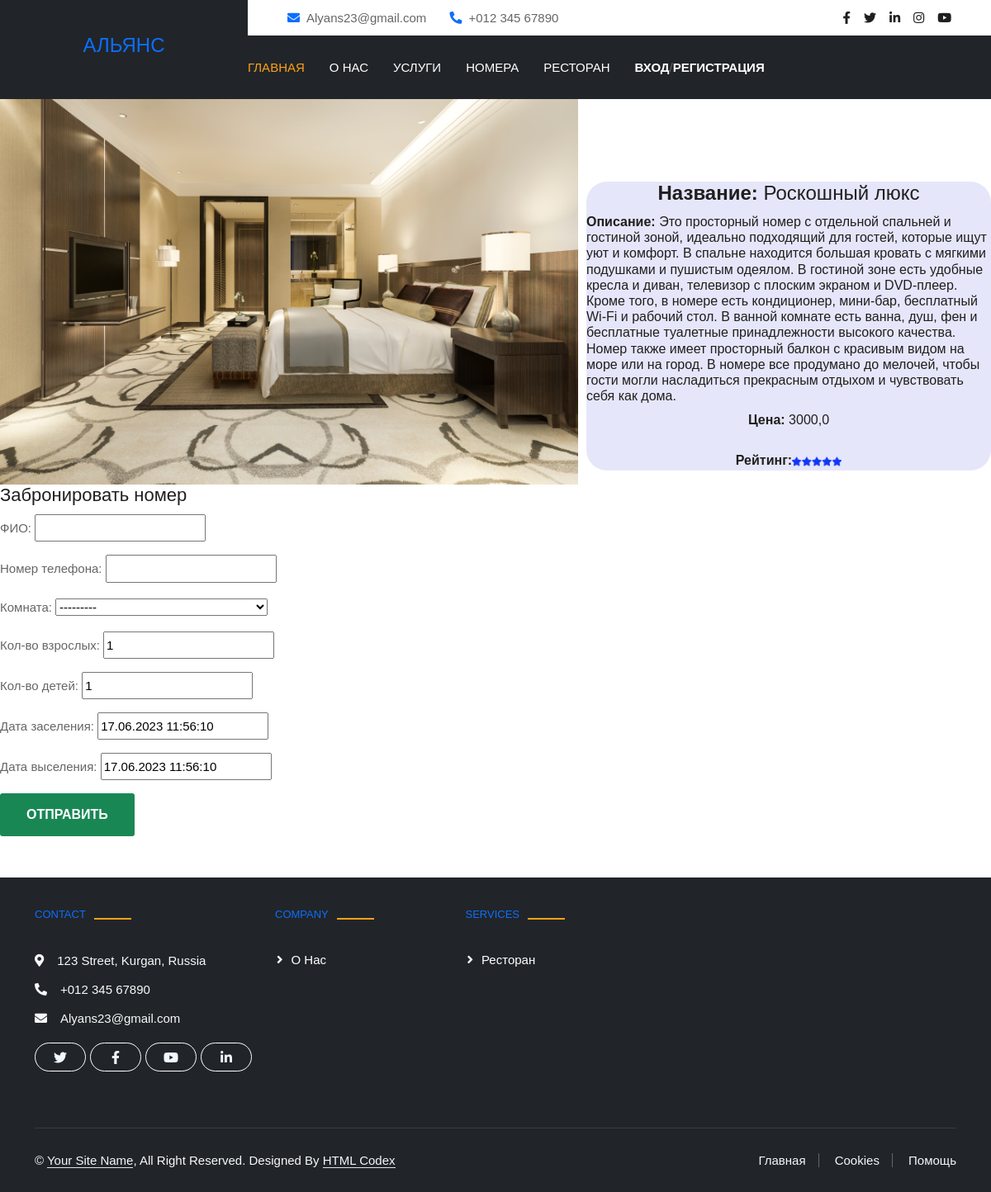
/hostel_app/5/, run on the app's committed database.
### hostel_app/models.py (models this page shows)
class Room(models.Model):
    name = models.CharField(max_length=128, verbose_name="Название")
    description = models.TextField(blank=False, verbose_name="Описание")
    price = models.FloatField(default=1000.0, verbose_name="Цена")
    is_booked = models.BooleanField(default=False, verbose_name="Есть в книге?")
    img = models.ImageField(upload_to="%Y/%m/%d/", verbose_name="Изображение")
    hottest = models.BooleanField(default=False, verbose_name='Является горячим предложением')
    def __str__(self):
        return self.name

### hostel_app/views.py (the view)
# urls.py: path('<int:pk>/', room_id_view, name='details'),
def room_id_view(request, pk):
    pk = get_object_or_404(Room, pk=pk)
    booking = Booking.objects.all()
    if request.method=="POST":
        form = BookingForm(request.POST)
        if form.is_valid():
            booking =  form.save(commit=False)
            booking.rooms = pk
            booking.save()
            form = BookingForm()
    else:
        form = BookingForm()
    context = {"pk": pk,'page':'rooms', 'booking_list':booking, 'form':form}
    return render(request, "rooms_details.html", context)

### hostel_app/forms.py
class BookingForm(forms.ModelForm):
    class Meta:
        model = Booking
        exclude = ('is_checkout','services')

### hostel_app/templates/rooms_details.html (shortened to what this page needs)
{% extends "root.html" %}
{% load static %}
    {% block content %}
    <div class="s0">
<img src={{ pk.img.url }}  width="700" alt="...">
<div class="s1">
  <h1><b>Название:</b> {{ pk.name }}</h1>
 <h4><b>Описание:</b> {{ pk.description }}</h1>
 <h4><b>Цена:</b> {{ pk.price }}</h1>
 <h4><b>Рейтинг:</b><img src="/static/images/rating.png" width="60px"></h1>
 </div>
 </div>
        <h2>Забронировать номер</h2>
    <form method="post">
        {{ form.as_p }}
        <input class="btn btn-success" value="Отправить" type="submit">
    </form>
    {% endblock %}

### static/css/style.css (style rules this page uses)
.s0 { display: flex; }
.s1 { display: flex; width: 50%; height: 350px; background-color: #E6E6FA; border-radius: 25px; flex-direction: column; align-items: center; margin-top: 100px; margin-left: 10px; }
:root { --primary: #FEA116; --light: #F1F8FF; --dark: #0F172B; }
.btn { font-weight: 500; text-transform: uppercase; transition: .5s; }
body { color: #666666; font-size: 15px; font-family: 'Athiti', sans-serif; line-height: 1.80857; }
h1, h2, h3, h4, h5, h6 { letter-spacing: 0; font-weight: normal; position: relative; padding: 0 0 10px 0; font-weight: normal; line-height: 120% !important; color: #1f1f1f; margin: 0 }
h1 { font-size: 24px }
h2 { font-size: 22px }
h4 { font-size: 16px }
a, .btn { text-decoration: none !important; outline: none !important; -webkit-transition: all .3s ease-in-out; -moz-transition: all .3s ease-in-out; -ms-transition: all .3s ease-in-out; -o-transition: all .3s ease-in-out; transition: all .3s ease-in-out; }
.btn { text-transform: uppercase; padding: 19px 36px; }
.btn { display: inline-block; font-weight: 600; text-align: center; white-space: nowrap; vertical-align: middle; -webkit-user-select: none; -moz-user-select: none; -ms-user-select: none; user-select: none; border: 2px solid transparent; padding: 12px 30px; font-size: 16px; line-height: 1.5; border-radius: .1875rem; transition: color .15s ease-in-out, background-color .15s ease-in-out, border-color .15s ease-in-out, box-shadow .15s ease-in-out; }

### data on the page
Room: img (picture), name "Роскошный люкс", description "Это просторный номер с отдельной спальней и гостиной зоной, идеально подходящий для гостей, которые ищут уют и комфорт. В спальне находится большая кровать с мягкими подушками и пушистым одеялом. В гостиной зоне есть удобные кресла и диван, телевизор с плоским экраном и DVD-плеер. Кроме того, в номере есть кондиционер, мини-бар, бесплатный Wi-Fi и рабочий стол. В ванной комнате есть ванна, душ, фен и бесплатные туалетные принадлежности высокого качества. Номер также имеет просторный балкон с красивым видом на море или на город. В номере все продумано до мелочей, чтобы гости могли насладиться прекрасным отдыхом и чувствовать себя как дома.", price "3000,0"
